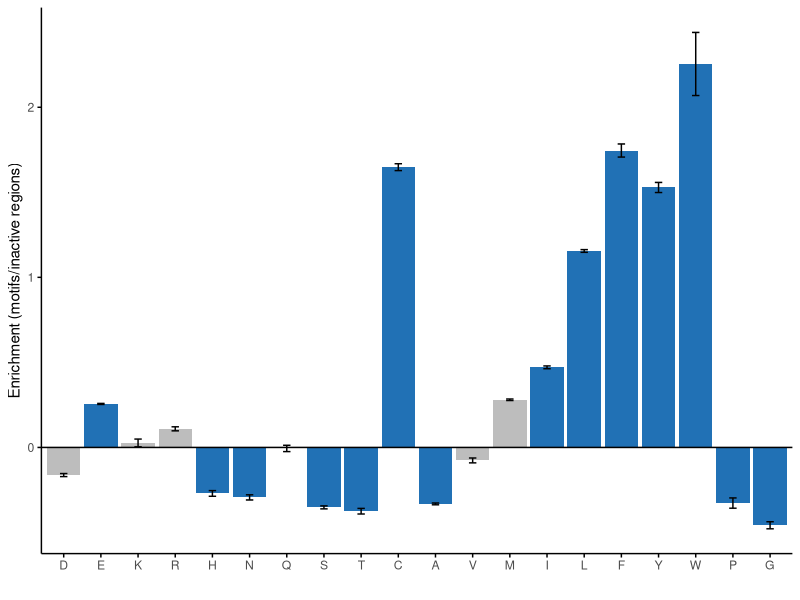

Source code (R):
library(seqinr)
library(ggplot2)

setwd("~/post-transcriptional-idrs/fig3_ms1/")

#must run after doing HMM analysis

submotifs = read.csv("subMotifs_hmm.csv")

#remove submotifs less than 3 AA (455/471 pass)
submotifs = submotifs[nchar(submotifs$seq) > 3, ]

actives = submotifs[submotifs$state == 'active',]
inacts = submotifs[submotifs$state == 'inactive',]

setwd("~/post-transcriptional-idrs/fig4_ms1/motif_enrichment/")
if(!file.exists('active_subregions.fa') & !file.exists('inact_subregions.fa')){
  write.fasta(sequences = as.list(actives$seq), names = as.list(actives$pep),file.out = 'active_subregions.fa')
  write.fasta(sequences = as.list(inacts$seq), names = as.list(inacts$pep),file.out = 'inact_subregions.fa')
}

#########################################################
#use composition profiler to get values/significance####
#########################################################



#use composition profiler to get values/significance, save in folder
if(!file.exists('motif_enrichment_analysis.csv')){
  print('use composition profiler to get motif enrichments')
}else{
  enrich = read.csv('motif_enrichment_analysis.csv')
  aa_order = c('D','E','K','R','H','N','Q','S','T','C','A','V','M','I','L','F','Y','W','P','G')
  enrich$AA = factor(enrich$AA, levels=aa_order)
  enrich$significant = ifelse(enrich$pval <= 0.05,'sig','insig')
  
  
  aa_plot = ggplot(enrich, aes(x = AA, y = mean, fill = significant)) +
    geom_bar(stat = "identity") +
    geom_errorbar(aes(ymin = mean - stdev, ymax = mean + stdev), width = 0.2,size=0.5,  position = position_dodge(0.9)) +
    labs(x = "Amino Acid", y = "Mean Value") +
    scale_fill_manual(values = c("sig" = "#2171b5", "insig" = "#bdbdbd")) +
    geom_hline(yintercept = 0, col = "black") + 
    theme_classic() + ylab('Enrichment (motifs/inactive regions)') + xlab('') +
    theme(panel.grid = element_blank(),
          axis.line = element_line(color = "black"),
          axis.ticks = element_line(color = "black",),
          axis.ticks.length = unit(0.1,'cm'),
          legend.position = "none",
          panel.border = element_blank())
  
  ggsave('motif_inact_enrichment.pdf',plot=aa_plot, height = 8, width = 13.5, units = 'cm')
}
